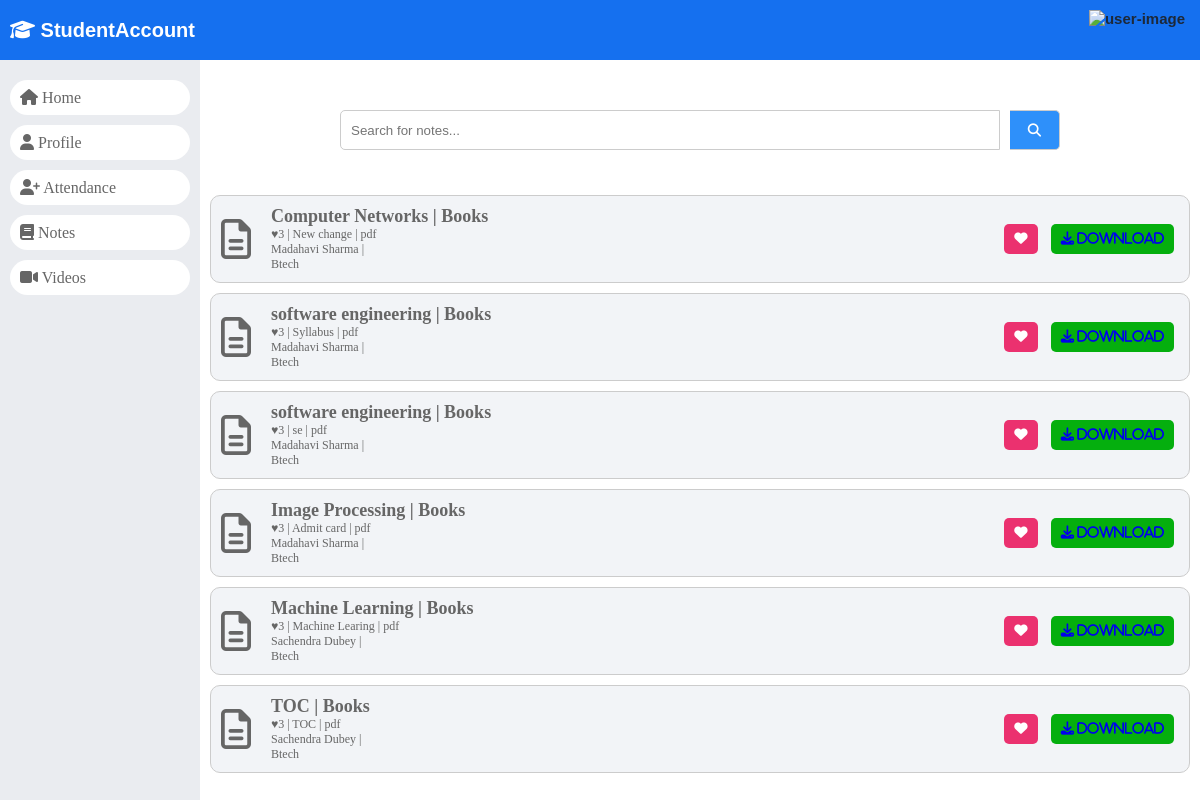
/student_notes/, run on the app's committed database.
### dashboard/models.py (models this page shows)
class Notes(models.Model):
    id = models.AutoField(primary_key=True)
    subject_id = models.ForeignKey(Subjects, on_delete=models.CASCADE)
    course_id = models.ForeignKey(Courses, on_delete=models.CASCADE)
    session_year_id = models.ForeignKey(SessionYearModel, on_delete=models.CASCADE)
    uploaded_by = models.ForeignKey(Staffs, on_delete=models.CASCADE)
    upload_date = models.DateTimeField(auto_now_add=True)
    document = models.FileField(upload_to='notes/')
    description = models.TextField()
    objects = models.Manager()

class Subjects(models.Model):
	id =models.AutoField(primary_key=True)
	subject_name = models.CharField(max_length=255)
	course_id = models.ForeignKey(Courses, on_delete=models.CASCADE, default=1)
	staff_id = models.ForeignKey(CustomUser, on_delete=models.CASCADE)
	created_at = models.DateTimeField(auto_now_add=True)
	updated_at = models.DateTimeField(auto_now=True)
	objects = models.Manager()

class Staffs(models.Model):
	id = models.AutoField(primary_key=True)
	admin = models.OneToOneField(CustomUser, on_delete = models.CASCADE)
	address = models.TextField()
	created_at = models.DateTimeField(auto_now_add=True)
	updated_at = models.DateTimeField(auto_now=True)
	objects = models.Manager()

class CustomUser(AbstractUser):
	HOD = '1'
	STAFF = '2'
	STUDENT = '3'
	EMAIL_TO_USER_TYPE_MAP = {
		'hod': HOD,
		'staff': STAFF,
		'student': STUDENT
	}
	user_type_data = ((HOD, "HOD"), (STAFF, "Staff"), (STUDENT, "Student"))
	user_type = models.CharField(default=1, choices=user_type_data, max_length=10)

class Courses(models.Model):
	id = models.AutoField(primary_key=True)
	course_name = models.CharField(max_length=255)
	created_at = models.DateTimeField(auto_now_add=True)
	updated_at = models.DateTimeField(auto_now=True)
	objects = models.Manager()

### dashboard/StudentViews.py (the view)
# urls.py: path('student_notes/', StudentViews.student_notes, name="student_notes"),
def student_notes(request):
    notes = Notes.objects.all()
    context = {
        "notes": notes
    }
    return render(request,'student page/notes.html',context)

### dashboard/templates/student page/notes.html (shortened to what this page needs)
{% load static %}
<!DOCTYPE html>
<html lang="en">
<head>
    <link rel="stylesheet" href="https://cdnjs.cloudflare.com/ajax/libs/font-awesome/6.5.1/css/all.min.css"
 />
        <link rel="stylesheet" href="{% static 'style.css' %}">
</head>
<body>
    <header>
        <div>
            <a href="/">
                <div class="logo">
                    <i class="fa-solid fa-graduation-cap"></i>
                    StudentAccount
                </div>
            </a>
        </div>
        {% include '../headerUser.html' %}
    </header>
    <div id="main">
        {% include './navigation.html' %}
        <div id="student_record">
            <div id="notes">
                <div id="search-bar">
                    <form class="search-form" data-style="flex" data-search-record="#notes .note">
                        <input type="search" name="search" id="search" placeholder="Search for notes..." data-search-record="" />
                        <button type="submit">
                            <i class="fa-solid fa-magnifying-glass"></i>
                        </button>
                    </form>
                </div>
                {% for file in notes %}
                <div class="note">
                    <div class="detail">
                        <div class="image">
                            <i class="fa-regular fa-file-lines"></i>
                        </div>
                        <div class="info">
                            <div class="note-title">
                                <span>{{file.subject_id.subject_name}}</span><span>Books</span>
                            </div>
                            <div class="extra-info">
                                <span>♥3</span>
                                <span>{{file.description}}</span>
                                <span>pdf</span>
                            </div>
                            <div class="upload-info">
                                <span>{{file.uploaded_by.admin.first_name}} {{file.uploaded_by.admin.last_name}}</span>
                                <span>{{file.uploaded_date}}</span>
                            </div>
                            <div class="category">
                                <span>{{file.course_id.course_name}}</span>
                            </div>
                        </div>
                    </div>
                    <div class="actions">
                        <button class="like btn">
                            <i class="fa fa-heart"></i>
                        </button>
                        <button class="download btn">
                            <a href="{{ file.document.url }}" download>
                            <i class="fa fa-download"> download</i>
                        </a>
                        </button>
                    </div>
                </div>
                {% endfor %}
            </div>
        </div>
    </div>
</body>
</html>

### static/style.css (style rules this page uses)
:root { --light-black: #1d2939; --sky-blue: #1570ef; --light-blue: #2e90fa; --nav-bg: #eaecf0; --nav-text: #666; --success-color: #039855; --error-color: #f97066; --white: #fff; --table-grid-dark: #eaecf0; --table-grid-light: #fcfcfd; --table-heading: #d0d5dd; --dialog-backdrop: #26262690; --gray-6: #666; --gray-e: #ebebeb; --note-gray: #f2f4f7; --page-heading: #666; --page-highlight-heading: #3f3737; --yellow: #fec84b; }
html, body { margin: 0; padding: 0; }
a { text-decoration: none; }
#main { display: flex; height: calc(100vh - 60px); }
#student_record, #main_section { max-width: calc(100% - 200px); flex: 1; }
header { width: 100%; height: 60px; padding: 10px; box-sizing: border-box; display: flex; justify-content: space-between; gap: 20px; background: var(--sky-blue); font-family: arial; }
header .logo { height: 40px; line-height: 40px; font-size: 20px; font-weight: 600; color: var(--white); }
#search-bar form { display: flex; gap: 10px; width: 90%; max-width: 300px; margin-left: auto; margin-right: 40px; height: 35px; font-size: 17px; }
#search-bar input { flex: 1; border: 1.5px solid #666; padding: 0 10px; box-sizing: border-box; border-radius: 5px; }
#search-bar button { width: 50px; border-radius: 5px; background-color: var(--light-blue); color: var(--white); border: 0; cursor: pointer; }
#notes { margin: 10px; }
#notes #search-bar form { display: flex; width: 90%; max-width: 720px; margin: 50px auto; }
#notes #search-bar form input, #notes #search-bar form button { height: 40px; padding: 0 10px; border: 1px solid #ccc; }
#notes #search-bar form input { width: calc(100% - 50px); border-radius: 5px 0 0 5px; }
#notes #search-bar form button { width: 50px; border-radius: 0 5px 5px 0; border-left: 0; }
#notes .note { border: 1px solid #ccc; border-radius: 10px; padding: 10px; box-sizing: border-box; display: flex; justify-content: space-between; align-items: center; background: var(--note-gray); margin: 10px 0; }
#notes .note .detail { display: flex; align-items: center; gap: 20px; }
#notes .note .image i { font-size: 40px; }
#notes .note span + span::before { content: " | "; }
#notes .note .note-title { font-weight: bold; font-size: 18px; }
#notes .note div { font-size: 12px; color: #666; }
#notes .note .actions .btn { padding: 0 10px; line-height: 30px; border-radius: 5px; border: 0; cursor: pointer; margin: 0 5px; }
#notes .note .actions button.download, .download { background: rgb(5, 175, 14); color: var(--white); }
#notes .note .actions button.like { background: rgb(235, 49, 111); color: var(--white); }

### data on the page
Notes: subject_id.subject_name "Computer Networks", description "New change", uploaded_by.admin.first_name "Madahavi", uploaded_by.admin.last_name "Sharma", course_id.course_name "Btech"
Notes: subject_id.subject_name "software engineering", description "Syllabus", uploaded_by.admin.first_name "Madahavi", uploaded_by.admin.last_name "Sharma", course_id.course_name "Btech"
Notes: subject_id.subject_name "software engineering", description "se", uploaded_by.admin.first_name "Madahavi", uploaded_by.admin.last_name "Sharma", course_id.course_name "Btech"
Notes: subject_id.subject_name "Image Processing", description "Admit card", uploaded_by.admin.first_name "Madahavi", uploaded_by.admin.last_name "Sharma", course_id.course_name "Btech"
Notes: subject_id.subject_name "Machine Learning", description "Machine Learing", uploaded_by.admin.first_name "Sachendra", uploaded_by.admin.last_name "Dubey", course_id.course_name "Btech"
Notes: subject_id.subject_name "TOC", description "TOC", uploaded_by.admin.first_name "Sachendra", uploaded_by.admin.last_name "Dubey", course_id.course_name "Btech"
